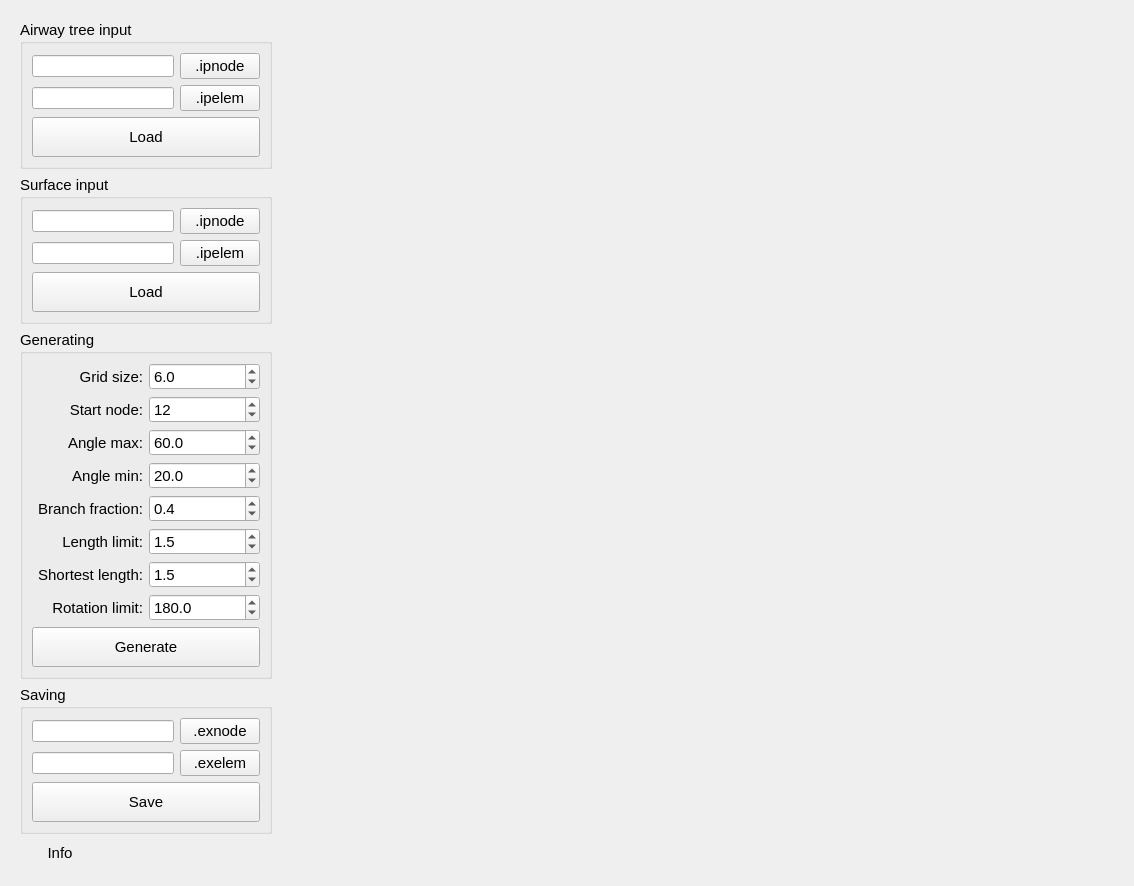
<?xml version="1.0" encoding="UTF-8"?>
<ui version="4.0">
 <class>View</class>
 <widget class="QWidget" name="View">
  <property name="geometry">
   <rect>
    <x>0</x>
    <y>0</y>
    <width>1134</width>
    <height>879</height>
   </rect>
  </property>
  <property name="font">
   <font>
    <pointsize>11</pointsize>
   </font>
  </property>
  <property name="windowTitle">
   <string>Grow airway tree</string>
  </property>
  <layout class="QHBoxLayout" name="horizontalLayout">
   <item>
    <widget class="QWidget" name="controlPanel_widget" native="true">
     <property name="minimumSize">
      <size>
       <width>270</width>
       <height>0</height>
      </size>
     </property>
     <layout class="QVBoxLayout" name="verticalLayout">
      <item>
       <widget class="QGroupBox" name="groupBox_3">
        <property name="title">
         <string>Airway tree input</string>
        </property>
        <layout class="QGridLayout" name="gridLayout_4">
         <item row="0" column="1">
          <widget class="QPushButton" name="airwayIpnode_pushButton">
           <property name="text">
            <string>.ipnode</string>
           </property>
          </widget>
         </item>
         <item row="1" column="1">
          <widget class="QPushButton" name="airwayIpelem_pushButton">
           <property name="text">
            <string>.ipelem</string>
           </property>
          </widget>
         </item>
         <item row="1" column="0">
          <widget class="QLineEdit" name="airwayIpelem_lineEdit">
           <property name="font">
            <font>
             <pointsize>8</pointsize>
            </font>
           </property>
           <property name="alignment">
            <set>Qt::AlignLeading|Qt::AlignLeft|Qt::AlignVCenter</set>
           </property>
          </widget>
         </item>
         <item row="0" column="0">
          <widget class="QLineEdit" name="airwayIpnode_lineEdit">
           <property name="font">
            <font>
             <pointsize>8</pointsize>
            </font>
           </property>
          </widget>
         </item>
         <item row="2" column="0" colspan="2">
          <widget class="QPushButton" name="loadAirway_pushButton">
           <property name="minimumSize">
            <size>
             <width>0</width>
             <height>40</height>
            </size>
           </property>
           <property name="text">
            <string>Load</string>
           </property>
          </widget>
         </item>
        </layout>
       </widget>
      </item>
      <item>
       <widget class="QGroupBox" name="groupBox_4">
        <property name="title">
         <string>Surface input</string>
        </property>
        <layout class="QGridLayout" name="gridLayout_5">
         <item row="0" column="0">
          <widget class="QLineEdit" name="surfaceIpnode_lineEdit">
           <property name="font">
            <font>
             <pointsize>8</pointsize>
            </font>
           </property>
          </widget>
         </item>
         <item row="0" column="1">
          <widget class="QPushButton" name="surfaceIpnode_pushButton">
           <property name="text">
            <string>.ipnode</string>
           </property>
          </widget>
         </item>
         <item row="1" column="0">
          <widget class="QLineEdit" name="surfaceIpelem_lineEdit">
           <property name="font">
            <font>
             <pointsize>8</pointsize>
            </font>
           </property>
          </widget>
         </item>
         <item row="1" column="1">
          <widget class="QPushButton" name="surfaceIpelem_pushButton">
           <property name="text">
            <string>.ipelem</string>
           </property>
          </widget>
         </item>
         <item row="2" column="0" colspan="2">
          <widget class="QPushButton" name="loadSurface_pushButton">
           <property name="minimumSize">
            <size>
             <width>0</width>
             <height>40</height>
            </size>
           </property>
           <property name="text">
            <string>Load</string>
           </property>
          </widget>
         </item>
        </layout>
       </widget>
      </item>
      <item>
       <widget class="QGroupBox" name="groupBox_2">
        <property name="title">
         <string>Generating</string>
        </property>
        <layout class="QGridLayout" name="gridLayout">
         <item row="3" column="0" alignment="Qt::AlignRight">
          <widget class="QLabel" name="label_4">
           <property name="text">
            <string>Angle min:</string>
           </property>
           <property name="alignment">
            <set>Qt::AlignRight|Qt::AlignTrailing|Qt::AlignVCenter</set>
           </property>
          </widget>
         </item>
         <item row="0" column="1">
          <widget class="QDoubleSpinBox" name="gridSize_doubleSpinBox">
           <property name="decimals">
            <number>1</number>
           </property>
           <property name="minimum">
            <double>1.000000000000000</double>
           </property>
           <property name="maximum">
            <double>50.000000000000000</double>
           </property>
           <property name="value">
            <double>6.000000000000000</double>
           </property>
          </widget>
         </item>
         <item row="0" column="0" alignment="Qt::AlignRight">
          <widget class="QLabel" name="label">
           <property name="text">
            <string>Grid size:</string>
           </property>
           <property name="alignment">
            <set>Qt::AlignRight|Qt::AlignTrailing|Qt::AlignVCenter</set>
           </property>
          </widget>
         </item>
         <item row="1" column="0" alignment="Qt::AlignRight">
          <widget class="QLabel" name="label_2">
           <property name="text">
            <string>Start node:</string>
           </property>
           <property name="alignment">
            <set>Qt::AlignRight|Qt::AlignTrailing|Qt::AlignVCenter</set>
           </property>
          </widget>
         </item>
         <item row="1" column="1">
          <widget class="QSpinBox" name="startNode_spinBox">
           <property name="minimum">
            <number>1</number>
           </property>
           <property name="maximum">
            <number>500</number>
           </property>
           <property name="value">
            <number>12</number>
           </property>
          </widget>
         </item>
         <item row="6" column="0" alignment="Qt::AlignRight">
          <widget class="QLabel" name="label_7">
           <property name="text">
            <string>Shortest length:</string>
           </property>
           <property name="alignment">
            <set>Qt::AlignRight|Qt::AlignTrailing|Qt::AlignVCenter</set>
           </property>
          </widget>
         </item>
         <item row="2" column="0" alignment="Qt::AlignRight">
          <widget class="QLabel" name="label_3">
           <property name="text">
            <string>Angle max:</string>
           </property>
           <property name="alignment">
            <set>Qt::AlignRight|Qt::AlignTrailing|Qt::AlignVCenter</set>
           </property>
          </widget>
         </item>
         <item row="4" column="0" alignment="Qt::AlignRight">
          <widget class="QLabel" name="label_5">
           <property name="text">
            <string>Branch fraction:</string>
           </property>
           <property name="alignment">
            <set>Qt::AlignRight|Qt::AlignTrailing|Qt::AlignVCenter</set>
           </property>
          </widget>
         </item>
         <item row="5" column="0" alignment="Qt::AlignRight">
          <widget class="QLabel" name="label_6">
           <property name="text">
            <string>Length limit:</string>
           </property>
           <property name="alignment">
            <set>Qt::AlignRight|Qt::AlignTrailing|Qt::AlignVCenter</set>
           </property>
          </widget>
         </item>
         <item row="7" column="0" alignment="Qt::AlignRight">
          <widget class="QLabel" name="label_8">
           <property name="text">
            <string>Rotation limit:</string>
           </property>
           <property name="alignment">
            <set>Qt::AlignRight|Qt::AlignTrailing|Qt::AlignVCenter</set>
           </property>
          </widget>
         </item>
         <item row="2" column="1">
          <widget class="QDoubleSpinBox" name="angleMax_doubleSpinBox">
           <property name="decimals">
            <number>1</number>
           </property>
           <property name="maximum">
            <double>180.000000000000000</double>
           </property>
           <property name="value">
            <double>60.000000000000000</double>
           </property>
          </widget>
         </item>
         <item row="3" column="1">
          <widget class="QDoubleSpinBox" name="angleMin_doubleSpinBox">
           <property name="decimals">
            <number>1</number>
           </property>
           <property name="maximum">
            <double>180.000000000000000</double>
           </property>
           <property name="value">
            <double>20.000000000000000</double>
           </property>
          </widget>
         </item>
         <item row="4" column="1">
          <widget class="QDoubleSpinBox" name="branchFraction_doubleSpinBox">
           <property name="decimals">
            <number>1</number>
           </property>
           <property name="maximum">
            <double>1.000000000000000</double>
           </property>
           <property name="singleStep">
            <double>0.100000000000000</double>
           </property>
           <property name="value">
            <double>0.400000000000000</double>
           </property>
          </widget>
         </item>
         <item row="5" column="1">
          <widget class="QDoubleSpinBox" name="lengthLimit_doubleSpinBox">
           <property name="decimals">
            <number>1</number>
           </property>
           <property name="maximum">
            <double>10.000000000000000</double>
           </property>
           <property name="singleStep">
            <double>0.100000000000000</double>
           </property>
           <property name="value">
            <double>1.500000000000000</double>
           </property>
          </widget>
         </item>
         <item row="6" column="1">
          <widget class="QDoubleSpinBox" name="shortestLength_doubleSpinBox">
           <property name="decimals">
            <number>1</number>
           </property>
           <property name="maximum">
            <double>10.000000000000000</double>
           </property>
           <property name="singleStep">
            <double>0.100000000000000</double>
           </property>
           <property name="value">
            <double>1.500000000000000</double>
           </property>
          </widget>
         </item>
         <item row="7" column="1">
          <widget class="QDoubleSpinBox" name="rotationLimit_doubleSpinBox">
           <property name="decimals">
            <number>1</number>
           </property>
           <property name="maximum">
            <double>360.000000000000000</double>
           </property>
           <property name="singleStep">
            <double>10.000000000000000</double>
           </property>
           <property name="value">
            <double>180.000000000000000</double>
           </property>
          </widget>
         </item>
         <item row="8" column="0" colspan="2">
          <widget class="QPushButton" name="generate_pushButton">
           <property name="sizePolicy">
            <sizepolicy hsizetype="Preferred" vsizetype="Preferred">
             <horstretch>0</horstretch>
             <verstretch>0</verstretch>
            </sizepolicy>
           </property>
           <property name="minimumSize">
            <size>
             <width>0</width>
             <height>40</height>
            </size>
           </property>
           <property name="text">
            <string>Generate</string>
           </property>
          </widget>
         </item>
        </layout>
       </widget>
      </item>
      <item>
       <spacer name="verticalSpacer">
        <property name="orientation">
         <enum>Qt::Vertical</enum>
        </property>
        <property name="sizeHint" stdset="0">
         <size>
          <width>20</width>
          <height>20</height>
         </size>
        </property>
       </spacer>
      </item>
      <item>
       <widget class="QGroupBox" name="groupBox">
        <property name="title">
         <string>Saving</string>
        </property>
        <property name="flat">
         <bool>false</bool>
        </property>
        <layout class="QGridLayout" name="gridLayout_2">
         <item row="0" column="0">
          <widget class="QLineEdit" name="outputExnode_lineEdit">
           <property name="font">
            <font>
             <pointsize>8</pointsize>
            </font>
           </property>
          </widget>
         </item>
         <item row="1" column="0">
          <widget class="QLineEdit" name="outputExelem_lineEdit">
           <property name="font">
            <font>
             <pointsize>8</pointsize>
            </font>
           </property>
          </widget>
         </item>
         <item row="0" column="1">
          <widget class="QPushButton" name="outputExnode_pushButton">
           <property name="text">
            <string>.exnode</string>
           </property>
          </widget>
         </item>
         <item row="1" column="1">
          <widget class="QPushButton" name="outputExelem_pushButton">
           <property name="text">
            <string>.exelem</string>
           </property>
          </widget>
         </item>
         <item row="2" column="0" colspan="2">
          <widget class="QPushButton" name="save_pushButton">
           <property name="minimumSize">
            <size>
             <width>0</width>
             <height>40</height>
            </size>
           </property>
           <property name="text">
            <string>Save</string>
           </property>
          </widget>
         </item>
        </layout>
       </widget>
      </item>
      <item>
       <widget class="QPushButton" name="info_pushButton">
        <property name="sizePolicy">
         <sizepolicy hsizetype="Fixed" vsizetype="Fixed">
          <horstretch>0</horstretch>
          <verstretch>0</verstretch>
         </sizepolicy>
        </property>
        <property name="focusPolicy">
         <enum>Qt::NoFocus</enum>
        </property>
        <property name="text">
         <string>Info</string>
        </property>
        <property name="flat">
         <bool>true</bool>
        </property>
       </widget>
      </item>
     </layout>
    </widget>
   </item>
   <item>
    <widget class="SceneviewerWidget" name="sceneviewer_widget" native="true">
     <property name="sizePolicy">
      <sizepolicy hsizetype="Preferred" vsizetype="Preferred">
       <horstretch>1</horstretch>
       <verstretch>0</verstretch>
      </sizepolicy>
     </property>
    </widget>
   </item>
  </layout>
 </widget>
 <customwidgets>
  <customwidget>
   <class>SceneviewerWidget</class>
   <extends>QWidget</extends>
   <header>opencmiss/zincwidgets/sceneviewerwidget.h</header>
   <container>1</container>
  </customwidget>
 </customwidgets>
 <resources/>
 <connections/>
</ui>
